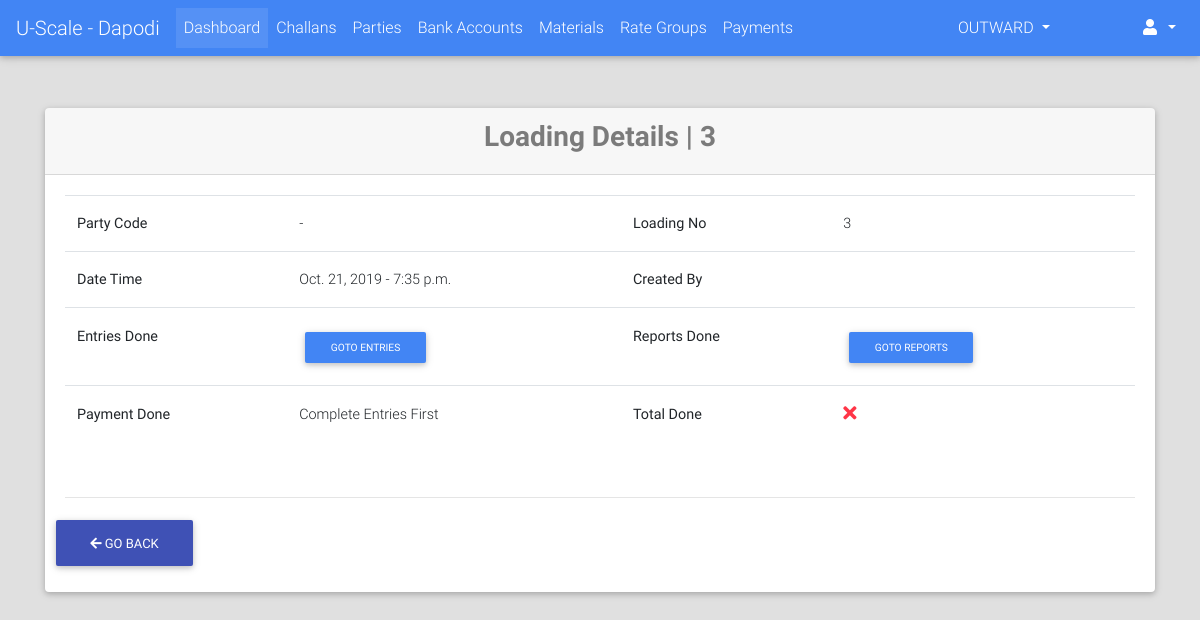
The app's page /loadings/detail/3/ (signed in), older data.
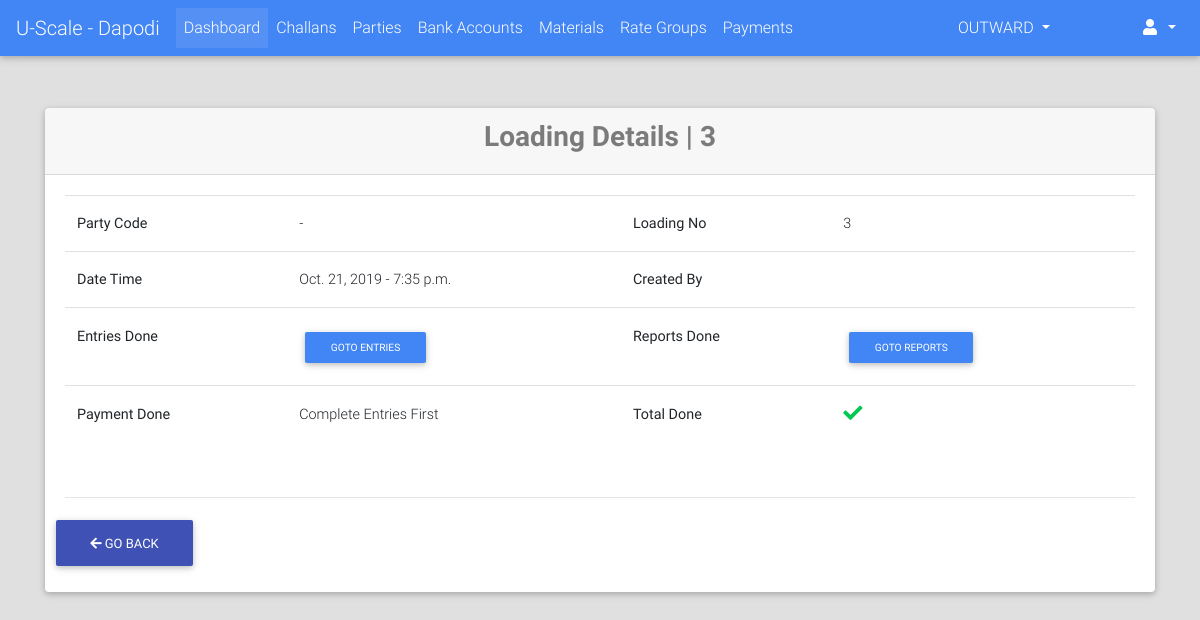
The same page, newer data.
### loadings/views.py (the view)
# urls.py: url(r'^detail/(?P<id>[0-9]+)/$', views.LoadingDetailView.as_view(), name="detail"),
class LoadingDetailView(LoginRequiredMixin, DetailView):
    model = Loading
    slug_url_kwarg = "id"
    slug_field = "id"
    context_object_name = "loading"
    template_name = "loadings/detail.html"
    def get_object(self, queryset=None):
        loading = super().get_object()
        loading.save()
        return loading

### loadings/models.py (called while the page is built)
def assign_loading_no(sender, instance, *args, **kwargs):
    if not instance.loading_no:
        instance.loading_no = instance.id
        instance.save()

    @property
    def get_entries_url(self):
        return reverse_lazy("loadings:entries", kwargs={"id": self.id})

### portal/templates/loadings/detail.html (shortened to what this page needs)
{% extends "portal/base.html" %}
{% load crispy_forms_tags %}
{% block content %}
    <br><br>
    <div class="container">
        <div class="card">
            <div class="card-header">
                <h3 class="text-black-50 font-weight-bold text-center">Loading Details | {{ loading.loading_no }}</h3>
            </div>
            <div class="card-body">
                <table class="table">
                    <tbody>
                        <tr>
                            <th>Party Code</th>
                            <td>{{ loading.party.name }} - {{ loading.party.get_display_text }}</td>
                            <th>Loading No</th>
                            <td>{{ loading.loading_no }}</td>
                        </tr>
                        <tr>
                            <th>Date Time</th>
                            <td>{{ loading.created_on.date }} - {{ loading.created_on.time }}</td>
                            <th>Created By</th>
                            <td>{{ loading.created_by }}</td>
                        </tr>
                        <tr>
                            <th>Entries Done</th>
                            <td>
                                {% if loading.is_entries_done %}
                                    <i class="fa fa-lg text-success fa-check"></i>
                                {% else %}
                                    <a href="{{ loading.get_entries_url }}"><button class="btn btn-primary btn-sm">Goto Entries</button></a>
                                {% endif %}
                            </td>
                            <th>Reports Done</th>
                            <td>
                                {% if loading.is_reports_done %}
                                    <i class="fa fa-lg text-success fa-check"></i>
                                {% else %}
                                    <a href="{{ loading.get_assign_reports_url }}"><button class="btn btn-primary btn-sm">Goto Reports</button></a>
                                {% endif %}
                            </td>
                        </tr>
                        <tr>
                            <th>Payment Done</th>
                            <td>
                                {% if loading.is_payed %}
                                    <i class="fa fa-lg text-success fa-check"></i>
                                {% else %}
                                    {% if loading.is_entries_done %}
                                        {% if loading.is_rates_assigned %}
                                            <a href="{{ loading.get_payment_add_url }}"><button class="btn btn-primary btn-sm">Goto Payment</button></a>
                                        {% else %}
                                            <a href="{{ loading.get_assign_rates_url }}"><button class="btn btn-primary btn-sm">Goto Rates</button></a>
                                        {% endif %}
                                    {% else %}
                                        Complete Entries First
                                    {% endif %}
                                {% endif %}
                            </td>
                            <th>Total Done</th>
                            <td>
                                {% if loading.status == "DN" %}
                                    <i class="fa fa-lg text-success fa-check"></i>
                                {% else %}
                                    <i class="fa fa-lg text-danger fa-times"></i>
                                {% endif %}
                            </td>
                        </tr>
                    </tbody>
                </table>
                <br><hr>
                {% include "portal/goback_btn.html" %}
            </div>
        </div>
    </div>
{% endblock %}

Row changes from the older to the newer data that the page shows:
changed Loading: status "CR" → "DN" (drawn)
